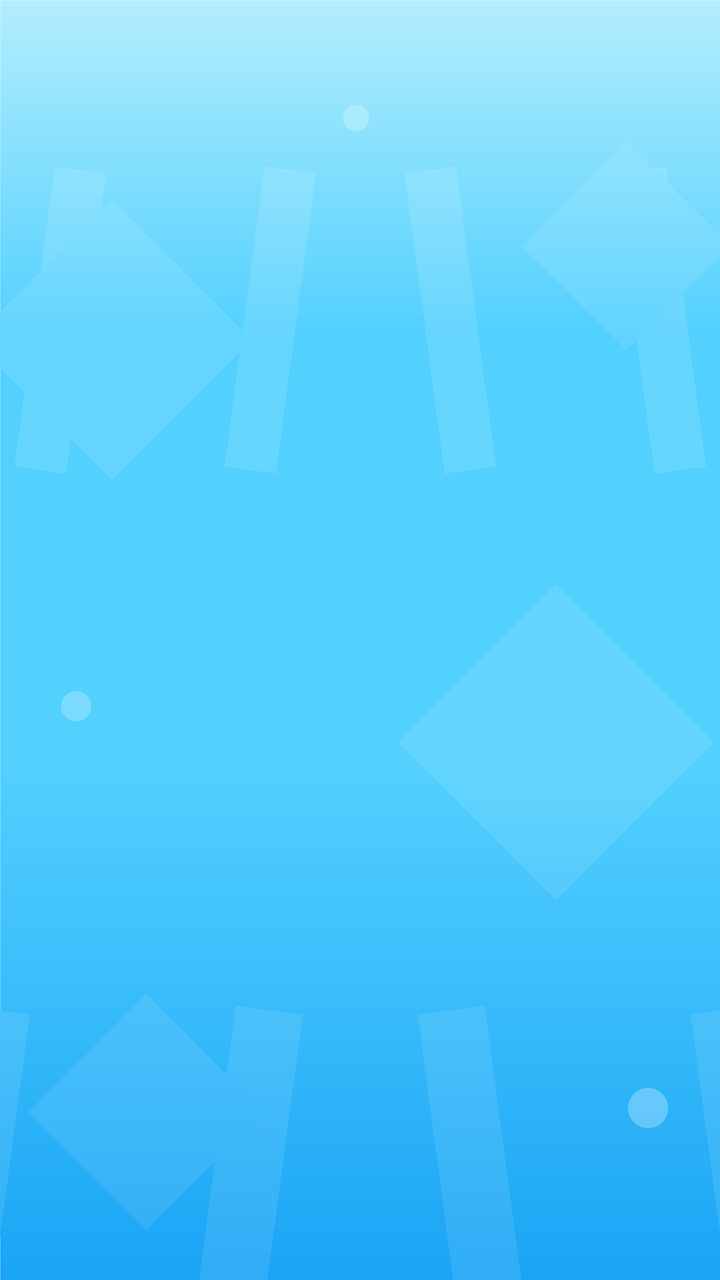
#> input picture art-source/inputs/field_home.png, 720 x 1280 px, found by its file name; the run also reads 1 picture not shown here
$ python compose_home_layers.py
#> lines starting #> are read from the running program, lines starting #| are printed output that depends on the picture
### art-source/vector/art_source.py
"""Resolve art assets across the two places they live.

`cocos/assets/game_art/ui/v95/` holds what the game ships. `art-source/inputs/`
holds the pipeline's own inputs and the superseded intermediates -- the renders
the composites are built from, which are not referenced by any scene or prefab.

Keeping them separate is not tidiness: everything under `cocos/assets/` is packed
into the mini-game bundle, so a 1.2 MB source render left in the asset tree is
1.2 MB of download for every player, for a file nothing loads.
"""
import os

REPO = os.path.dirname(os.path.dirname(os.path.dirname(os.path.abspath(__file__))))
SHIPPED = os.path.join(REPO, 'cocos', 'assets', 'game_art', 'ui', 'v95')
INPUTS = os.path.join(REPO, 'art-source', 'inputs')


def art_path(name):
    """The shipped asset if there is one, otherwise the pipeline input."""
    shipped = os.path.join(SHIPPED, name)
    if os.path.exists(shipped):
        return shipped
    fallback = os.path.join(INPUTS, name)
    if os.path.exists(fallback):
        return fallback
    raise FileNotFoundError(f'{name} is neither shipped nor an input')

### art-source/vector/compose_home_layers.py
"""Compose the Home background and the entry-card art from the rendered pieces.

Both are **background/decoration art**, which the art direction explicitly allows
to be baked, so this composites them into single sprites instead of adding nodes
to a 52k-line scene. No node is added, moved or renamed, so no controller binding
is at risk.

- `field_home.png` is regenerated to carry the city band, so the hero sits on a
  world instead of floating on a gradient. The asset path and uuid do not change,
  so the scene needs no edit at all.
- The entry cards get `card_home_<entry>.png`: the vignette inside its white
  frame in the upper part, with clear space below it for the caption. The shipped
  cards were 160x112 boxes holding 340x220 landscape vignettes, so the art was
  cropped and the captions landed on top of it.

Run: python art-source/vector/compose_home_layers.py
"""
import os
import sys

from PIL import Image, ImageChops, ImageDraw

sys.path.insert(0, os.path.dirname(os.path.abspath(__file__)))
from art_source import art_path  # noqa: E402

REPO = os.path.dirname(os.path.dirname(os.path.dirname(os.path.abspath(__file__))))
ART = os.path.join(REPO, 'cocos', 'assets', 'game_art', 'ui', 'v95')


def art(name):
#> called with name = 'field_home.png'
    return Image.open(art_path(name)).convert('RGBA')
#> returned value is the input picture: PIL image 720x1280 RGBA; mean R, G, B, A 87.9, 204.5, 252.1, 255


def save(image, name):
    path = os.path.join(ART, name)
    image.save(path)
    print(f'{name:26} {image.size[0]}x{image.size[1]}  {os.path.getsize(path) // 1024} KB')


def compose_field():
    """Sky, then the city band across the lower middle.

    **Written to `home_field.png`, not back onto `field_home.png`.** The first
    version composited onto the generator's own output, which gave that one file
    two producers: running `generate_ui_art.py` afterwards silently wiped the
    band, and the Home page lost its world with no error anywhere. A composed
    asset needs a name only the composer writes.

    The band is placed so the hero's ground line falls inside it: the hero is
    drawn at design y ~+30 with a 360-tall frame, so its base sits near y -150.
    """
    width, height = 720, 1280
    field = art('field_home.png').resize((width, height), Image.LANCZOS)
    band = art('home_city_band.png')
#> call 2 of art, with name = 'home_city_band.png'
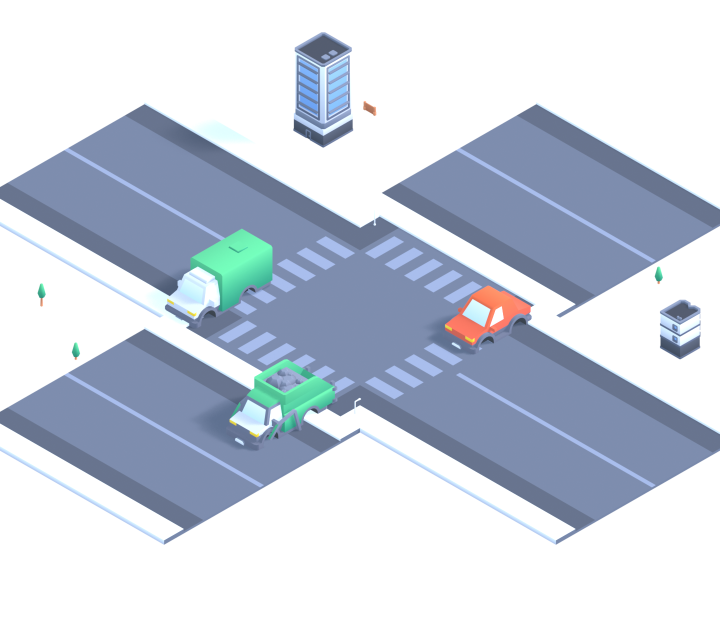
#> input picture art-source/inputs/home_city_band.png, 1440 x 1280 px, found by its file name (shown at 1/2 size)
#> in art, returned value is the input picture: PIL image 1440x1280 RGBA; mean R, G, B, A 73.5, 81.3, 93.5, 127

    # Scale the band to a little wider than the page so its edges leave frame,
    # which is what stops it reading as a pasted-on rectangle.
    target_w = 980
    ratio = target_w / band.width
#> ratio = 0.681
    band = band.resize((target_w, max(1, round(band.height * ratio))), Image.LANCZOS)
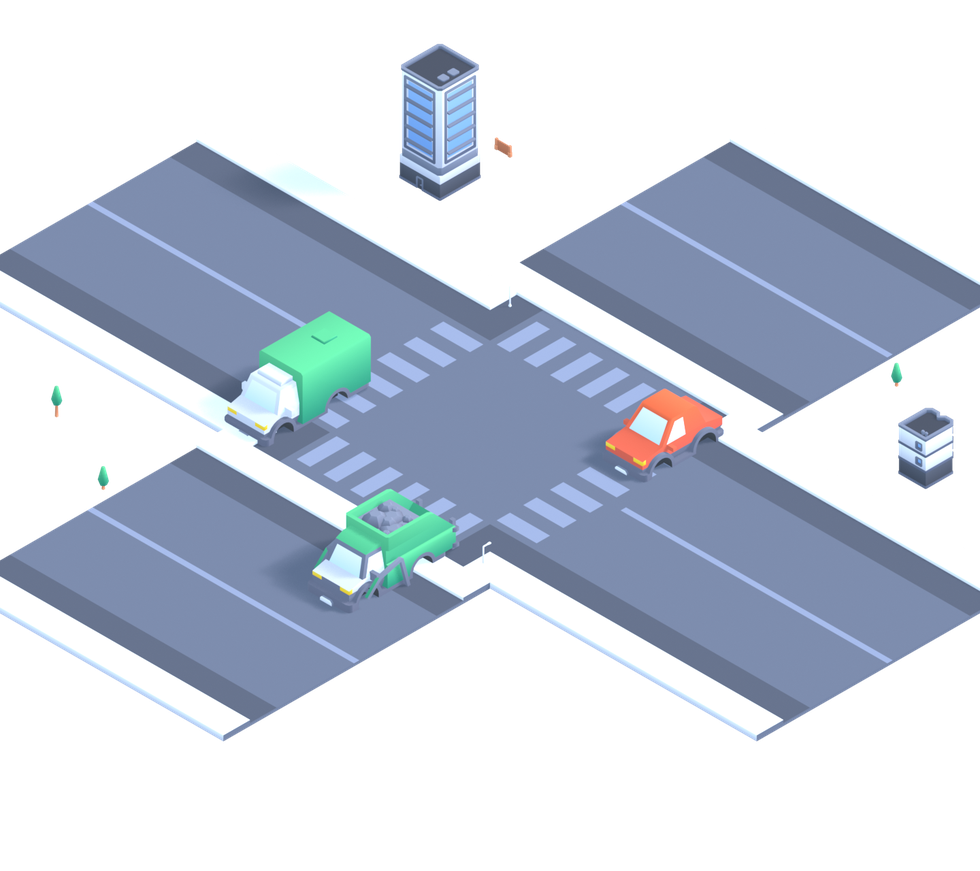
#> band: PIL image 980x871 RGBA; mean R, G, B, A 73.9, 81.8, 94, 127; transparent parts drawn white

    # Feather the band's top and bottom so it dissolves into the field instead of
    # ending on a hard line.
    mask = Image.new('L', band.size, 0)
#> mask: PIL image 980x871 L; every value is 0
    pen = ImageDraw.Draw(mask)
    feather = max(1, band.height // 6)
#> feather = 145
    for y in range(band.height):
        if y < feather:
            value = round(255 * y / feather)
        elif y > band.height - feather:
            value = round(255 * (band.height - y) / feather)
        else:
            value = 255
        pen.line([(0, y), (band.width, y)], fill=value)
    # Multiply, not composite: the band's own alpha has to be preserved.
    band.putalpha(ImageChops.multiply(band.getchannel('A'), mask))

    # The band renders with its street centred in its own frame, so its opaque
    # part sits well below the image top. 300 puts the street across the middle
    # of the page, where the hero stands, instead of below it.
    field.alpha_composite(band, ((width - target_w) // 2, 300))
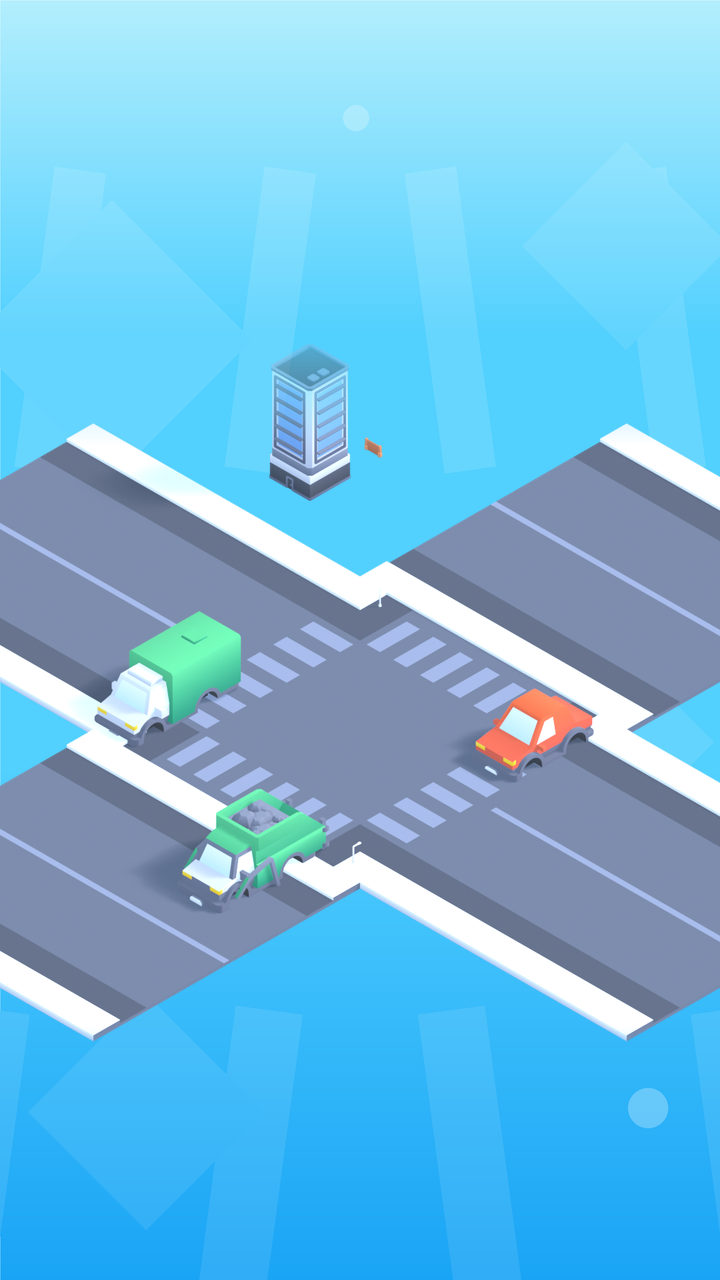
#> field: PIL image 720x1280 RGBA; mean R, G, B, A 112.6, 187.6, 226, 255
    save(field, 'home_field.png')
#| home_field.png             720x1280  380 KB


def compose_cards():
    """Each entry card: the vignette inside its frame, caption space below.

    320x224 keeps the shipped card's 10:7 aspect, so the sprite is not stretched
    by the node's content size.
    """
    width, height = 320, 224
    # The caption sits 32 design units below the card's centre, which is 79% of a
    # 112-tall card. The framed vignette therefore has to end by ~70% or the two
    # overlap -- which is what the previous 176px frame did.
    art_h = 138                      # framed vignette occupies the top
    frame = art('frame_card.png')

    for entry in ('mode', 'machine', 'skin'):
        card = Image.new('RGBA', (width, height), (0, 0, 0, 0))
#> card: PIL image 320x224 RGBA; every value is 0
        vignette = art(f'card_vignette_{entry}.png')
        ratio = art_h / vignette.height
        vignette = vignette.resize((max(1, round(vignette.width * ratio)), art_h), Image.LANCZOS)

        # Centre the vignette horizontally, then clip it to the frame's opening
        # so a wide vignette cannot spill past the border.
        inner_w = width - 34
        if vignette.width > inner_w:
            left = (vignette.width - inner_w) // 2
            vignette = vignette.crop((left, 0, left + inner_w, art_h))
        card.alpha_composite(vignette, ((width - vignette.width) // 2, 4))

        framed = frame.resize((width, art_h), Image.LANCZOS)
        card.alpha_composite(framed, (0, 0))
        save(card, f'card_home_{entry}.png')


def main():
    compose_field()
    compose_cards()


if __name__ == '__main__':
#> (the run stopped early here; a loop or call above may not have finished)
